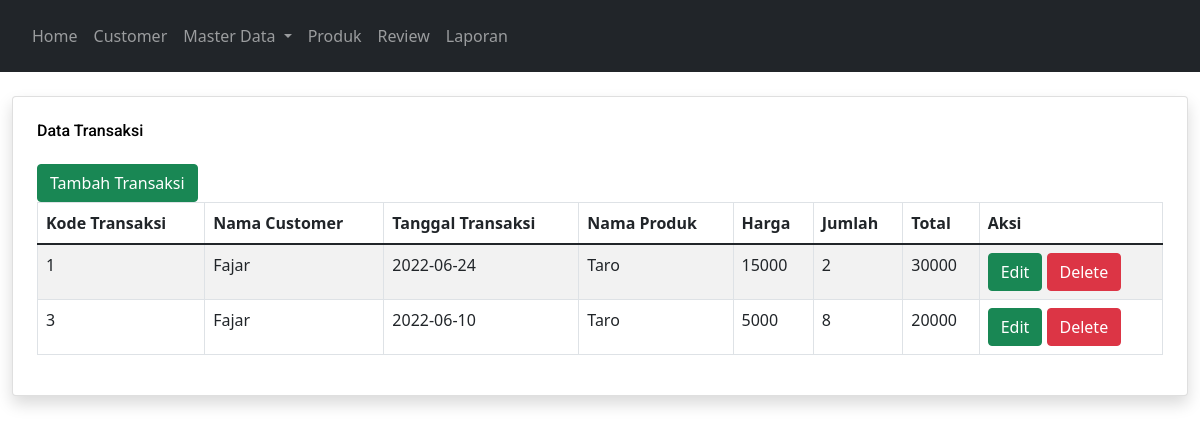
Page /transaksi.php on the committed database.
### tables this page shows
CREATE TABLE `transaksi` (
  `kode_transaksi` int(11) NOT NULL AUTO_INCREMENT,
  `kode_customer` int(11) DEFAULT NULL,
  `tgl_transaksi` date DEFAULT NULL,
  `kode_produk` int(11) DEFAULT NULL,
  `harga` int(11) DEFAULT NULL,
  `jumlah` int(11) DEFAULT NULL,
  `total` int(11) DEFAULT NULL,
  PRIMARY KEY (`kode_transaksi`),
  KEY `kode_produk` (`kode_produk`),
  KEY `transaksi_ibfk_1` (`kode_customer`),
  CONSTRAINT `transaksi_ibfk_1` FOREIGN KEY (`kode_customer`) REFERENCES `customer` (`kode_customer`),
  CONSTRAINT `transaksi_ibfk_2` FOREIGN KEY (`kode_produk`) REFERENCES `produk` (`kode_produk`)
);

CREATE TABLE `customer` (
  `kode_customer` int(11) NOT NULL AUTO_INCREMENT,
  `nama` varchar(125) DEFAULT NULL,
  `alamat` varchar(125) DEFAULT NULL,
  `no_telp` varchar(14) DEFAULT NULL,
  PRIMARY KEY (`kode_customer`)
);

CREATE TABLE `produk` (
  `kode_produk` int(11) NOT NULL AUTO_INCREMENT,
  `nama_produk` varchar(125) DEFAULT NULL,
  `kategori` varchar(125) DEFAULT NULL,
  `tgl_pembuatan` date DEFAULT NULL,
  `tgl_kadaluarsa` date DEFAULT NULL,
  `harga` int(15) DEFAULT NULL,
  PRIMARY KEY (`kode_produk`)
);

### transaksi.php (the view, shortened to what this page needs)
<?php include("config.php"); ?>
<!DOCTYPE html>
<html lang="en">
<head>
    <link href="https://cdnjs.cloudflare.com/ajax/libs/font-awesome/5.10.0/css/all.min.css" rel="stylesheet">
    <link href="https://cdn.jsdelivr.net/npm/bootstrap-icons@1.4.1/font/bootstrap-icons.css" rel="stylesheet">
    <link href="lib/owlcarousel/assets/owl.carousel.min.css" rel="stylesheet">
    <link href="lib/tempusdominus/css/tempusdominus-bootstrap-4.min.css" rel="stylesheet" />
    <link href="css/bootstrap.min.css" rel="stylesheet">
    <link href="https://cdn.jsdelivr.net/npm/bootstrap@5.1.3/dist/css/bootstrap.min.css" rel="stylesheet">
</head>
<body>
    <nav class="navbar navbar-expand bg-dark navbar-dark sticky-top px-4 py-3">
        <div class="navbar-nav   ml-auto">
            <div class="nav-item ">
                <a href="index.php" class="nav-link ">
                    <span class="d-none d-lg-inline-flex">Home</span>
                </a>
            </div>
            <div class="nav-item">
                <a href="customer.php" class="nav-link ">
                    <span class="d-none d-lg-inline-flex">Customer</span>
                </a>
            </div>
            <div class="nav-item dropdown">
                <a href="#" class="nav-link dropdown-toggle" data-bs-toggle="dropdown">
                    <span class="d-none d-lg-inline-flex">Master Data</span>
                </a>
            </div>
            <div class="nav-item">
                <a href="produk.php" class="nav-link ">
                    <span class="d-none d-lg-inline-flex">Produk</span>
                </a>
            </div>
            <div class="nav-item">
                <a href="review.php" class="nav-link ">
                    <span class="d-none d-lg-inline-flex">Review</span>
                </a>
            </div>
            <div class="nav-item">
                <a href="Laporan.php" class="nav-link ">
                    <span class="d-none d-lg-inline-flex">Laporan</span>
                </a>
            </div>
    </nav>
    <div class="container-fluid pt-4">
        <div class="row g-4">
            <div class="col-sm-12 col-xl-12">
                <div class="card p-3 shadow rounded h-100 p-4">
                    <h6 class="mb-4 text-black">Data Transaksi</h6>
                    <div class="box-body">
                    <a href="tambah/tambah_transaksi.php" class="btn btn-success">Tambah
                        Transaksi</a>
                    <table class="table table-striped table-bordered">
                        <thead>
                            <tr>
                                <th>Kode Transaksi</th>
                                <th>Nama Customer</th>
                                <th>Tanggal Transaksi</th>
                                <th>Nama Produk</th>
                                <th>Harga</th>
                                <th>Jumlah</th>
                                <th>Total</th>
                                <th>Aksi</th>
                            </tr>
                        </thead>
                        <tbody>
                            <?php
                            $sql = "SELECT transaksi.kode_transaksi, customer.nama, transaksi.tgl_transaksi,
                            produk.nama_produk, transaksi.harga, transaksi.jumlah, transaksi.total FROM transaksi
                            JOIN customer ON transaksi.kode_customer = customer.kode_customer JOIN produk
                            ON transaksi.kode_produk=produk.kode_produk";
                            $query = mysqli_query($koneksi, $sql);
                            while ($produk = mysqli_fetch_array($query)) {
                                echo "<tr>";
                                echo "<td>" . $produk['kode_transaksi'] . "</td>";
                                echo "<td>" . $produk['nama'] . "</td>";
                                echo "<td>" . $produk['tgl_transaksi'] . "</td>";
                                echo "<td>" . $produk['nama_produk'] . "</td>";
                                echo "<td>" . $produk['harga'] . "</td>";
                                echo "<td>" . $produk['jumlah'] . "</td>";
                                echo "<td>" . $produk['total'] . "</td>";
                                echo "<td>";
                            ?>
                            <a class="btn btn-success" data-target="#editMenu" class="badge badge-success"
                                href="Edit/edit_transaksi.php?id='<?php echo $produk['kode_transaksi'] ?>'">Edit</a>
                            <a class="btn btn-danger" onclick="return confirm('Anda yakin akan menghapus ini? ')"
                                href="Proses_delete/hapus_transaksi.php?kode_transaksi='<?php echo $produk['kode_transaksi'] ?>'">Delete</a>
                            </td>
                            </tr>
                            <?php
                            }
                            ?>
                        </tbody>
                    </table>
                </div>
                </div>
            </div>
        </div>
</body>
</html>

### rows in the picture
transaksi: kode_transaksi "1", kode_customer.nama "Fajar", tgl_transaksi "2022-06-24", kode_produk.nama_produk "Taro", harga "15000", jumlah "2", total "30000"
transaksi: kode_transaksi "3", kode_customer.nama "Fajar", tgl_transaksi "2022-06-10", kode_produk.nama_produk "Taro", harga "5000", jumlah "8", total "20000"
